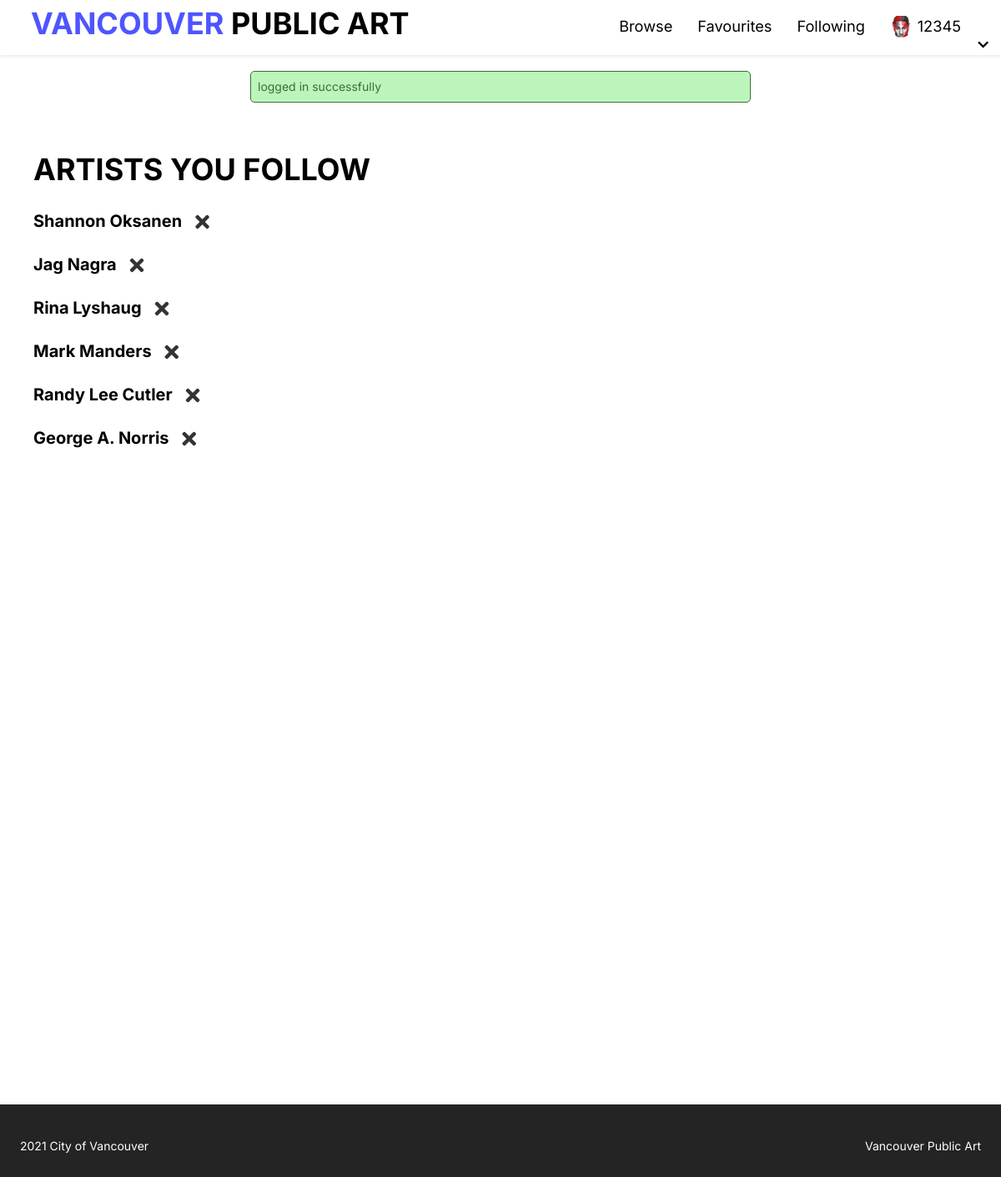
Page /public/member/following.php (signed in) on the committed database.
### tables this page shows
CREATE TABLE `member` (
  `userID` int(4) NOT NULL,
  `username` varchar(30) NOT NULL,
  `password` varchar(500) NOT NULL,
  `name` varchar(50) NOT NULL,
  `phoneNumber` int(10) NOT NULL,
  `profilePhoto` varchar(500) NOT NULL,
  `email` varchar(500) NOT NULL
);

CREATE TABLE `artwork` (
  `artID` int(4) NOT NULL,
  `artName` varchar(150) DEFAULT NULL,
  `artistStatement` text DEFAULT NULL,
  `type` varchar(25) DEFAULT NULL,
  `status` varchar(13) DEFAULT NULL,
  `siteName` varchar(83) DEFAULT NULL,
  `siteAddress` varchar(95) DEFAULT NULL,
  `material` varchar(100) DEFAULT NULL,
  `photoURL` varchar(97) DEFAULT NULL,
  `ownership` varchar(50) DEFAULT NULL,
  `neighborhood` varchar(24) DEFAULT NULL,
  `locationOnSite` varchar(279) DEFAULT NULL,
  `geom` varchar(58) DEFAULT NULL,
  `description` text DEFAULT NULL,
  `artistID` int(3) NOT NULL,
  `year` int(4) DEFAULT NULL
);

CREATE TABLE `artist` (
  `artistID` int(3) NOT NULL,
  `firstName` varchar(28) DEFAULT NULL,
  `lastName` varchar(30) DEFAULT NULL,
  `biography` text DEFAULT NULL,
  `country` varchar(13) DEFAULT NULL,
  `artistPhotoURL` varchar(87) DEFAULT NULL,
  `website` varchar(57) DEFAULT NULL
);

CREATE TABLE `followinglist` (
  `followID` int(11) NOT NULL,
  `userID` int(4) NOT NULL,
  `artistID` int(3) NOT NULL
);

### private/initialize.php (called while the page is built, shortened)
<?php
$profileImageDestination = 'Assets/img/';
function url_for($script_path)
{
  if ($script_path[0] != '/') {
    $script_path = "/" . $script_path;
  }
  return WWW_ROOT . $script_path;
}

### private/database/db.php (called while the page is built, shortened)
<?php
require('db_connect.php');
function executeQuery($sql, $data)
{
    global $conn;
    $stmt = $conn->prepare($sql);
    $values = array_values($data);
    $types = str_repeat('s', count($values));
    $stmt->bind_param($types, ...$values);
    $stmt->execute();
    return $stmt;
}
function selectOneByOneTable($table, $conditions)
{
    $sql = "SELECT * FROM $table";
    $i = 0;
    foreach ($conditions as $key => $value) {
        if ($i === 0) {
            $sql = $sql . " WHERE $key=?";
        } else {
            $sql = $sql . " AND $key=?";
        }
        $i++;
    }
    $sql = $sql . " LIMIT 1";
    $stmt = executeQuery($sql, $conditions);
    $records = $stmt->get_result()->fetch_assoc();
    return $records;
}
function selectAllFromFourTables2($artwork, $followinglist, $member, $artist, $userID, $limit)
{
    global $conn;
    $query = "SELECT DISTINCT f.followID,m.userID,a.artID,a.artName,a.year,a.photoURL,a1.artistID,a1.firstName,a1.lastName,a.status,a.description
    FROM $artwork a INNER JOIN $followinglist f ON f.artistID = a.artistID
                INNER JOIN $member m ON f.userID = m.userID
                INNER JOIN $artist a1 ON a.artistID = a1.artistID WHERE m.userID =$userID GROUP BY f.followID";
    $result = mysqli_query($conn, $query);
    return $result;
}

### private/controller/getfollowing.php (called while the page is built)
<?php
$artwork = 'artwork';
$followinglist = 'followinglist';
$member = 'member';
$artist = 'artist';
$userID = $_SESSION['userID'];
$followingData = selectAllFromFourTables2($artwork, $followinglist, $member, $artist, $userID, '');
?>

### public/member/following.php (the view, shortened to what this page needs)
<?php include('../../private/initialize.php');
include("../../private/database/db.php");
include("../../private/controller/getfollowing.php");
?>
<!DOCTYPE html>
<html lang="en">
<head>
    <link rel="stylesheet" href="https://code.jquery.com/ui/1.9.2/themes/base/jquery-ui.css">
    <link rel="stylesheet" href="https://maxcdn.bootstrapcdn.com/bootstrap/3.4.1/css/bootstrap.min.css">
    <link rel="stylesheet" href="https://use.fontawesome.com/releases/v5.7.2/css/all.css">
</head>
<body>
    <?php include(INCLUDE_PATH . '/header.php'); ?>
    <?php include(INCLUDE_PATH . '/message.php'); ?>
    <div class="msg">
    </div>
    <div class="main-containers">
        <h1>ARTISTS YOU FOLLOW</h1>
        <div class="artistList">
            <?php foreach ($followingData as $follow) { ?>
                <div class="artistBox" id="follow<?php echo $follow['followID'] ?>">
                    <a href="../artist_detail.php?artistID=<?php echo $follow['artistID'] ?>">
                        <h2 class="textlink"><?php echo $follow['firstName'] ?> <?php echo $follow['lastName']  ?></h2>
                    </a>
                    <i class="fas fa-times removeBtn" style="cursor:pointer;" onclick="removeFollowingList(<?php echo $follow['followID'] ?>)"></i>
                </div>
            <?php } ?>
        </div>
    </div>
    <?php include(INCLUDE_PATH . '/footer.php'); ?>
</body>

### private/includes/header.php (shortened to what this page needs)
<header>
    <div class="logo">
        <a href="<?php echo url_for('/index.php') ?>">
            <h1 class="logo-text"><span>VANCOUVER </span>PUBLIC ART</h1>
        </a>
    </div>
    <ul class="nav">
        <li><a href="<?php echo url_for('/browse.php') ?>">Browse</a></li>
        <?php if (isset($_SESSION['userID'])) { ?>
            <?php if (isset($_SESSION['userID'])) {
                $userid = $_SESSION['userID'];
                $user = selectOneByOneTable('member', ['userID' => $userid]);
                $profilePhote = $user['profilePhoto'];
            }  ?>
            <li><a href="<?php echo url_for('member/favourite.php?userID=' . $_SESSION['userID']) ?>">Favourites</a></li>
            <li><a href="<?php echo url_for('member/following.php?userID=' . $_SESSION['userID']) ?>">Following</a></li>
            <li>
                <a href="#" style="display:flex;">
                    <?php if ($profilePhote != null) { ?>
                        <div class="" style="width:1.5em; height:1.5em; overflow:hidden; border-radius: 50%; margin-right:0.3em;">
                            <img style="width:100%; height:100%; object-fit: cover;" src="<?php echo url_for($profileImageDestination . $profilePhote); ?>" />
                        </div>
                    <?php } else { ?>
                        <i class="fa fa-user" style="margin-right:0.3em; padding-top:0.3em;"></i>
                    <?php } ?>
                    <?php echo $_SESSION['username']; ?>
                    <i class="fa fa-chevron-down" style="font-size: .8em; padding-top:0.65em; padding-left:0.3em;"></i>
                </a>
            </li>
        <?php } else { ?>
            <li><a href="register.php">Sign Up</a></li>
            <li><a href="login.php">Login</a></li>
        <?php } ?>
    </ul>
</header>

### rows in the picture
member: profilePhoto (picture)
artwork: artistID.firstName "Shannon", artistID.lastName "Oksanen"
artwork: artistID.firstName "Jag", artistID.lastName "Nagra"
artwork: artistID.firstName "Rina", artistID.lastName "Lyshaug"
artwork: artistID.firstName "Mark", artistID.lastName "Manders"
artwork: artistID.firstName "Randy Lee", artistID.lastName "Cutler"
artwork: artistID.firstName "George A.", artistID.lastName "Norris"

### other values in the picture
$_SESSION['username'] "12345"
$_SESSION['message'] "logged in successfully"
